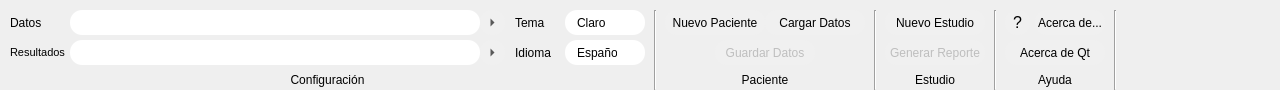
   <widget class="QFrame" name="frame">
    <property name="geometry">
     <rect>
      <x>0</x>
      <y>0</y>
      <width>1280</width>
      <height>90</height>
     </rect>
    </property>
    <property name="minimumSize">
     <size>
      <width>0</width>
      <height>90</height>
     </size>
    </property>
    <property name="maximumSize">
     <size>
      <width>16777215</width>
      <height>90</height>
     </size>
    </property>
    <widget class="Line" name="line">
     <property name="geometry">
      <rect>
       <x>645</x>
       <y>10</y>
       <width>20</width>
       <height>80</height>
      </rect>
     </property>
     <property name="minimumSize">
      <size>
       <width>20</width>
       <height>80</height>
      </size>
     </property>
     <property name="maximumSize">
      <size>
       <width>20</width>
       <height>80</height>
      </size>
     </property>
     <property name="orientation">
      <enum>Qt::Vertical</enum>
     </property>
    </widget>
    <widget class="QToolButton" name="btnGenerarReporte">
     <property name="enabled">
      <bool>false</bool>
     </property>
     <property name="geometry">
      <rect>
       <x>885</x>
       <y>40</y>
       <width>100</width>
       <height>25</height>
      </rect>
     </property>
     <property name="minimumSize">
      <size>
       <width>100</width>
       <height>25</height>
      </size>
     </property>
     <property name="maximumSize">
      <size>
       <width>100</width>
       <height>25</height>
      </size>
     </property>
     <property name="toolTip">
      <string>Generar reporte de los resultados</string>
     </property>
     <property name="styleSheet">
      <string notr="true">QToolButton {border: 0px solid; 	border-radius: 12;	background-color: rgb(240,240,240)} QToolButton:hover {border: 0px solid; 	border-radius: 12;	background-color: rgb(178,178,178)}</string>
     </property>
     <property name="text">
      <string>Generar Reporte</string>
     </property>
     <property name="toolButtonStyle">
      <enum>Qt::ToolButtonTextOnly</enum>
     </property>
     <property name="autoRaise">
      <bool>true</bool>
     </property>
    </widget>
    <widget class="QLabel" name="estudioMenuLabel">
     <property name="geometry">
      <rect>
       <x>885</x>
       <y>70</y>
       <width>100</width>
       <height>20</height>
      </rect>
     </property>
     <property name="minimumSize">
      <size>
       <width>100</width>
       <height>20</height>
      </size>
     </property>
     <property name="maximumSize">
      <size>
       <width>100</width>
       <height>20</height>
      </size>
     </property>
     <property name="text">
      <string>Estudio</string>
     </property>
     <property name="alignment">
      <set>Qt::AlignCenter</set>
     </property>
    </widget>
    <widget class="QLabel" name="pacienteMenuLabel">
     <property name="geometry">
      <rect>
       <x>665</x>
       <y>70</y>
       <width>200</width>
       <height>20</height>
      </rect>
     </property>
     <property name="minimumSize">
      <size>
       <width>200</width>
       <height>20</height>
      </size>
     </property>
     <property name="maximumSize">
      <size>
       <width>200</width>
       <height>20</height>
      </size>
     </property>
     <property name="toolTip">
      <string notr="true"/>
     </property>
     <property name="text">
      <string>Paciente</string>
     </property>
     <property name="alignment">
      <set>Qt::AlignCenter</set>
     </property>
    </widget>
    <widget class="QToolButton" name="btnNuevoEstudio">
     <property name="geometry">
      <rect>
       <x>885</x>
       <y>10</y>
       <width>100</width>
       <height>25</height>
      </rect>
     </property>
     <property name="minimumSize">
      <size>
       <width>100</width>
       <height>25</height>
      </size>
     </property>
     <property name="maximumSize">
      <size>
       <width>100</width>
       <height>25</height>
      </size>
     </property>
     <property name="toolTip">
      <string>Agregar un nuevo estudio del paciente</string>
     </property>
     <property name="styleSheet">
      <string notr="true">QToolButton {border: 0px solid; 	border-radius: 12;	background-color: rgb(240,240,240)} QToolButton:hover {border: 0px solid; 	border-radius: 12;	background-color: rgb(178,178,178)}</string>
     </property>
     <property name="text">
      <string>Nuevo Estudio</string>
     </property>
     <property name="toolButtonStyle">
      <enum>Qt::ToolButtonTextOnly</enum>
     </property>
     <property name="autoRaise">
      <bool>true</bool>
     </property>
    </widget>
    <widget class="Line" name="line_5">
     <property name="geometry">
      <rect>
       <x>985</x>
       <y>10</y>
       <width>20</width>
       <height>80</height>
      </rect>
     </property>
     <property name="minimumSize">
      <size>
       <width>20</width>
       <height>80</height>
      </size>
     </property>
     <property name="maximumSize">
      <size>
       <width>20</width>
       <height>80</height>
      </size>
     </property>
     <property name="orientation">
      <enum>Qt::Vertical</enum>
     </property>
    </widget>
    <widget class="QLabel" name="ayudaMenuLabel">
     <property name="geometry">
      <rect>
       <x>1005</x>
       <y>70</y>
       <width>100</width>
       <height>20</height>
      </rect>
     </property>
     <property name="minimumSize">
      <size>
       <width>100</width>
       <height>20</height>
      </size>
     </property>
     <property name="maximumSize">
      <size>
       <width>100</width>
       <height>20</height>
      </size>
     </property>
     <property name="text">
      <string>Ayuda</string>
     </property>
     <property name="alignment">
      <set>Qt::AlignCenter</set>
     </property>
    </widget>
    <widget class="QToolButton" name="manualButton">
     <property name="geometry">
      <rect>
       <x>1005</x>
       <y>10</y>
       <width>25</width>
       <height>25</height>
      </rect>
     </property>
     <property name="minimumSize">
      <size>
       <width>25</width>
       <height>25</height>
      </size>
     </property>
     <property name="maximumSize">
      <size>
       <width>25</width>
       <height>25</height>
      </size>
     </property>
     <property name="font">
      <font>
       <pointsize>12</pointsize>
       <weight>50</weight>
       <bold>false</bold>
      </font>
     </property>
     <property name="toolTip">
      <string>Manual de Usuario</string>
     </property>
     <property name="styleSheet">
      <string notr="true">QToolButton {border: 0px solid; 	border-radius: 12;	background-color: rgb(240,240,240)} QToolButton:hover {border: 0px solid; 	border-radius: 12;	background-color: rgb(178,178,178)}</string>
     </property>
     <property name="text">
      <string notr="true">?</string>
     </property>
     <property name="autoRaise">
      <bool>true</bool>
     </property>
    </widget>
    <widget class="QComboBox" name="languageComboBox">
     <property name="geometry">
      <rect>
       <x>565</x>
       <y>40</y>
       <width>80</width>
       <height>25</height>
      </rect>
     </property>
     <property name="minimumSize">
      <size>
       <width>80</width>
       <height>25</height>
      </size>
     </property>
     <property name="maximumSize">
      <size>
       <width>80</width>
       <height>25</height>
      </size>
     </property>
     <property name="toolTip">
      <string>Idioma de la aplicación</string>
     </property>
     <property name="styleSheet">
      <string notr="true">QComboBox {border: 0px solid; 	border-radius: 12;	background-color: white; padding: 0 12 0 12} QComboBox::drop-down { border-color: rgb(255, 255, 255);} QComboBox::down-arrow {image: url(:/imagenes/Imagenes/DownTriangle.png);}</string>
     </property>
     <property name="currentIndex">
      <number>0</number>
     </property>
     <property name="maxVisibleItems">
      <number>2</number>
     </property>
     <property name="maxCount">
      <number>2</number>
     </property>
     <property name="sizeAdjustPolicy">
      <enum>QComboBox::AdjustToMinimumContentsLength</enum>
     </property>
     <property name="frame">
      <bool>false</bool>
     </property>
     <item>
      <property name="text">
       <string>Español</string>
      </property>
     </item>
     <item>
      <property name="text">
       <string>Inglés</string>
      </property>
     </item>
    </widget>
    <widget class="QToolButton" name="aboutButton">
     <property name="geometry">
      <rect>
       <x>1035</x>
       <y>10</y>
       <width>70</width>
       <height>25</height>
      </rect>
     </property>
     <property name="minimumSize">
      <size>
       <width>70</width>
       <height>25</height>
      </size>
     </property>
     <property name="maximumSize">
      <size>
       <width>70</width>
       <height>25</height>
      </size>
     </property>
     <property name="toolTip">
      <string>Acerca de...</string>
     </property>
     <property name="styleSheet">
      <string notr="true">QToolButton {border: 0px solid; 	border-radius: 12;	background-color: rgb(240,240,240)} QToolButton:hover {border: 0px solid; 	border-radius: 12;	background-color: rgb(178,178,178)}</string>
     </property>
     <property name="text">
      <string>Acerca de...</string>
     </property>
     <property name="toolButtonStyle">
      <enum>Qt::ToolButtonTextOnly</enum>
     </property>
     <property name="autoRaise">
      <bool>true</bool>
     </property>
    </widget>
    <widget class="QToolButton" name="aboutQtButton">
     <property name="geometry">
      <rect>
       <x>1005</x>
       <y>40</y>
       <width>100</width>
       <height>25</height>
      </rect>
     </property>
     <property name="minimumSize">
      <size>
       <width>100</width>
       <height>25</height>
      </size>
     </property>
     <property name="maximumSize">
      <size>
       <width>100</width>
       <height>25</height>
      </size>
     </property>
     <property name="toolTip">
      <string>Acerca de Qt</string>
     </property>
     <property name="styleSheet">
      <string notr="true">QToolButton {border: 0px solid; 	border-radius: 12;	background-color: rgb(240,240,240)} QToolButton:hover {border: 0px solid; 	border-radius: 12;	background-color: rgb(178,178,178)}</string>
     </property>
     <property name="text">
      <string>Acerca de Qt</string>
     </property>
     <property name="icon">
      <iconset resource="recursos.qrc">
       <normaloff>:/imagenes/Imagenes/aboutQt.png</normaloff>:/imagenes/Imagenes/aboutQt.png</iconset>
     </property>
     <property name="iconSize">
      <size>
       <width>24</width>
       <height>24</height>
      </size>
     </property>
     <property name="toolButtonStyle">
      <enum>Qt::ToolButtonTextBesideIcon</enum>
     </property>
     <property name="autoRaise">
      <bool>true</bool>
     </property>
    </widget>
    <widget class="QLabel" name="settingsMenuLabel">
     <property name="geometry">
      <rect>
       <x>10</x>
       <y>70</y>
       <width>635</width>
       <height>20</height>
      </rect>
     </property>
     <property name="sizePolicy">
      <sizepolicy hsizetype="Preferred" vsizetype="Minimum">
       <horstretch>0</horstretch>
       <verstretch>0</verstretch>
      </sizepolicy>
     </property>
     <property name="minimumSize">
      <size>
       <width>635</width>
       <height>20</height>
      </size>
     </property>
     <property name="maximumSize">
      <size>
       <width>635</width>
       <height>20</height>
      </size>
     </property>
     <property name="text">
      <string>Configuración</string>
     </property>
     <property name="alignment">
      <set>Qt::AlignCenter</set>
     </property>
    </widget>
    <widget class="Line" name="line_6">
     <property name="geometry">
      <rect>
       <x>1105</x>
       <y>10</y>
       <width>20</width>
       <height>80</height>
      </rect>
     </property>
     <property name="minimumSize">
      <size>
       <width>20</width>
       <height>80</height>
      </size>
     </property>
     <property name="maximumSize">
      <size>
       <width>20</width>
       <height>80</height>
      </size>
     </property>
     <property name="orientation">
      <enum>Qt::Vertical</enum>
     </property>
    </widget>
    <widget class="QLabel" name="languageLabel">
     <property name="geometry">
      <rect>
       <x>515</x>
       <y>40</y>
       <width>50</width>
       <height>25</height>
      </rect>
     </property>
     <property name="minimumSize">
      <size>
       <width>50</width>
       <height>25</height>
      </size>
     </property>
     <property name="maximumSize">
      <size>
       <width>50</width>
       <height>25</height>
      </size>
     </property>
     <property name="toolTip">
      <string notr="true"/>
     </property>
     <property name="text">
      <string>Idioma</string>
     </property>
    </widget>
    <widget class="QLabel" name="temaLabel">
     <property name="geometry">
      <rect>
       <x>515</x>
       <y>10</y>
       <width>50</width>
       <height>25</height>
      </rect>
     </property>
     <property name="minimumSize">
      <size>
       <width>50</width>
       <height>25</height>
      </size>
     </property>
     <property name="maximumSize">
      <size>
       <width>50</width>
       <height>25</height>
      </size>
     </property>
     <property name="toolTip">
      <string notr="true"/>
     </property>
     <property name="text">
      <string>Tema</string>
     </property>
    </widget>
    <widget class="QComboBox" name="temaComboBox">
     <property name="geometry">
      <rect>
       <x>565</x>
       <y>10</y>
       <width>80</width>
       <height>25</height>
      </rect>
     </property>
     <property name="minimumSize">
      <size>
       <width>80</width>
       <height>25</height>
      </size>
     </property>
     <property name="maximumSize">
      <size>
       <width>80</width>
       <height>25</height>
      </size>
     </property>
     <property name="toolTip">
      <string>Tema de la aplicación</string>
     </property>
     <property name="styleSheet">
      <string notr="true">QComboBox {border: 0px solid; 	border-radius: 12;	background-color: white; padding: 0 12 0 12} QComboBox::drop-down { border-color: rgb(255, 255, 255);} QComboBox::down-arrow {image: url(:/imagenes/Imagenes/DownTriangle.png);}</string>
     </property>
     <property name="currentIndex">
      <number>0</number>
     </property>
     <property name="maxVisibleItems">
      <number>2</number>
     </property>
     <property name="maxCount">
      <number>2</number>
     </property>
     <property name="sizeAdjustPolicy">
      <enum>QComboBox::AdjustToMinimumContentsLength</enum>
     </property>
     <property name="frame">
      <bool>false</bool>
     </property>
     <item>
      <property name="text">
       <string>Claro</string>
      </property>
     </item>
     <item>
      <property name="text">
       <string>Oscuro</string>
      </property>
     </item>
    </widget>
    <widget class="QToolButton" name="btnCargar">
     <property name="geometry">
      <rect>
       <x>765</x>
       <y>10</y>
       <width>100</width>
       <height>25</height>
      </rect>
     </property>
     <property name="minimumSize">
      <size>
       <width>100</width>
       <height>25</height>
      </size>
     </property>
     <property name="maximumSize">
      <size>
       <width>100</width>
       <height>25</height>
      </size>
     </property>
     <property name="toolTip">
      <string>Cargar datos del paciente</string>
     </property>
     <property name="styleSheet">
      <string notr="true">QToolButton {border: 0px solid; 	border-radius: 12;	background-color: rgb(240,240,240)} QToolButton:hover {border: 0px solid; 	border-radius: 12;	background-color: rgb(178,178,178)}</string>
     </property>
     <property name="text">
      <string>Cargar Datos</string>
     </property>
     <property name="toolButtonStyle">
      <enum>Qt::ToolButtonTextOnly</enum>
     </property>
     <property name="autoRaise">
      <bool>true</bool>
     </property>
    </widget>
    <widget class="QToolButton" name="btnNuevo">
     <property name="geometry">
      <rect>
       <x>665</x>
       <y>10</y>
       <width>100</width>
       <height>25</height>
      </rect>
     </property>
     <property name="minimumSize">
      <size>
       <width>100</width>
       <height>25</height>
      </size>
     </property>
     <property name="maximumSize">
      <size>
       <width>100</width>
       <height>25</height>
      </size>
     </property>
     <property name="toolTip">
      <string>Nuevos datos del paciente</string>
     </property>
     <property name="styleSheet">
      <string notr="true">QToolButton {border: 0px solid; 	border-radius: 12;	background-color: rgb(240,240,240)} QToolButton:hover {border: 0px solid; 	border-radius: 12;	background-color: rgb(178,178,178)}</string>
     </property>
     <property name="text">
      <string>Nuevo Paciente</string>
     </property>
     <property name="toolButtonStyle">
      <enum>Qt::ToolButtonTextOnly</enum>
     </property>
     <property name="autoRaise">
      <bool>true</bool>
     </property>
    </widget>
    <widget class="QToolButton" name="btnGuardar">
     <property name="enabled">
      <bool>false</bool>
     </property>
     <property name="geometry">
      <rect>
       <x>715</x>
       <y>40</y>
       <width>100</width>
       <height>25</height>
      </rect>
     </property>
     <property name="minimumSize">
      <size>
       <width>100</width>
       <height>25</height>
      </size>
     </property>
     <property name="maximumSize">
      <size>
       <width>100</width>
       <height>25</height>
      </size>
     </property>
     <property name="toolTip">
      <string>Guardar datos del paciente</string>
     </property>
     <property name="styleSheet">
      <string notr="true">QToolButton {border: 0px solid; 	border-radius: 12;	background-color: rgb(240,240,240)} QToolButton:hover {border: 0px solid; 	border-radius: 12;	background-color: rgb(178,178,178)}</string>
     </property>
     <property name="text">
      <string>Guardar Datos</string>
     </property>
     <property name="toolButtonStyle">
      <enum>Qt::ToolButtonTextOnly</enum>
     </property>
     <property name="autoRaise">
      <bool>true</bool>
     </property>
    </widget>
    <widget class="Line" name="line_7">
     <property name="geometry">
      <rect>
       <x>865</x>
       <y>10</y>
       <width>20</width>
       <height>80</height>
      </rect>
     </property>
     <property name="minimumSize">
      <size>
       <width>20</width>
       <height>80</height>
      </size>
     </property>
     <property name="maximumSize">
      <size>
       <width>20</width>
       <height>80</height>
      </size>
     </property>
     <property name="orientation">
      <enum>Qt::Vertical</enum>
     </property>
    </widget>
    <widget class="QToolButton" name="btnResultsFolderPath">
     <property name="geometry">
      <rect>
       <x>480</x>
       <y>40</y>
       <width>25</width>
       <height>25</height>
      </rect>
     </property>
     <property name="minimumSize">
      <size>
       <width>25</width>
       <height>25</height>
      </size>
     </property>
     <property name="maximumSize">
      <size>
       <width>25</width>
       <height>25</height>
      </size>
     </property>
     <property name="toolTip">
      <string notr="true"/>
     </property>
     <property name="styleSheet">
      <string notr="true">QToolButton {border: 0px solid; 	border-radius: 12;	background-color: rgb(240,240,240)} QToolButton:hover {border: 0px solid; 	border-radius: 12;	background-color: rgb(178,178,178)}</string>
     </property>
     <property name="text">
      <string notr="true"/>
     </property>
     <property name="autoRaise">
      <bool>true</bool>
     </property>
     <property name="arrowType">
      <enum>Qt::RightArrow</enum>
     </property>
    </widget>
    <widget class="QLabel" name="lblDatosFolderPath">
     <property name="geometry">
      <rect>
       <x>70</x>
       <y>10</y>
       <width>410</width>
       <height>25</height>
      </rect>
     </property>
     <property name="minimumSize">
      <size>
       <width>410</width>
       <height>25</height>
      </size>
     </property>
     <property name="maximumSize">
      <size>
       <width>410</width>
       <height>25</height>
      </size>
     </property>
     <property name="toolTip">
      <string notr="true"/>
     </property>
     <property name="styleSheet">
      <string notr="true">QLabel { border-radius:12px; background-color: white; padding: 0 15 0 15 }</string>
     </property>
     <property name="text">
      <string notr="true"/>
     </property>
    </widget>
    <widget class="QLabel" name="lblResultsFolderPath">
     <property name="geometry">
      <rect>
       <x>70</x>
       <y>40</y>
       <width>410</width>
       <height>25</height>
      </rect>
     </property>
     <property name="minimumSize">
      <size>
       <width>410</width>
       <height>25</height>
      </size>
     </property>
     <property name="maximumSize">
      <size>
       <width>410</width>
       <height>25</height>
      </size>
     </property>
     <property name="toolTip">
      <string notr="true"/>
     </property>
     <property name="styleSheet">
      <string notr="true">QLabel { border-radius:12px; background-color: white; padding: 0 15 0 15 }</string>
     </property>
     <property name="text">
      <string notr="true"/>
     </property>
    </widget>
    <widget class="QLabel" name="lblDatosFolder">
     <property name="geometry">
      <rect>
       <x>10</x>
       <y>10</y>
       <width>60</width>
       <height>25</height>
      </rect>
     </property>
     <property name="minimumSize">
      <size>
       <width>60</width>
       <height>25</height>
      </size>
     </property>
     <property name="maximumSize">
      <size>
       <width>60</width>
       <height>25</height>
      </size>
     </property>
     <property name="toolTip">
      <string notr="true"/>
     </property>
     <property name="text">
      <string>Datos</string>
     </property>
    </widget>
    <widget class="QToolButton" name="btnDatosFolderPath">
     <property name="geometry">
      <rect>
       <x>480</x>
       <y>10</y>
       <width>25</width>
       <height>25</height>
      </rect>
     </property>
     <property name="minimumSize">
      <size>
       <width>25</width>
       <height>25</height>
      </size>
     </property>
     <property name="maximumSize">
      <size>
       <width>25</width>
       <height>25</height>
      </size>
     </property>
     <property name="toolTip">
      <string notr="true"/>
     </property>
     <property name="styleSheet">
      <string notr="true">QToolButton {border: 0px solid; 	border-radius: 12;	background-color: rgb(240,240,240)} QToolButton:hover {border: 0px solid; 	border-radius: 12;	background-color: rgb(178,178,178)}</string>
     </property>
     <property name="text">
      <string notr="true"/>
     </property>
     <property name="autoRaise">
      <bool>true</bool>
     </property>
     <property name="arrowType">
      <enum>Qt::RightArrow</enum>
     </property>
    </widget>
    <widget class="QLabel" name="lblResultsFolder">
     <property name="geometry">
      <rect>
       <x>10</x>
       <y>40</y>
       <width>60</width>
       <height>25</height>
      </rect>
     </property>
     <property name="minimumSize">
      <size>
       <width>60</width>
       <height>0</height>
      </size>
     </property>
     <property name="maximumSize">
      <size>
       <width>60</width>
       <height>25</height>
      </size>
     </property>
     <property name="font">
      <font>
       <pointsize>8</pointsize>
      </font>
     </property>
     <property name="toolTip">
      <string notr="true"/>
     </property>
     <property name="text">
      <string>Resultados</string>
     </property>
    </widget>
   </widget>
